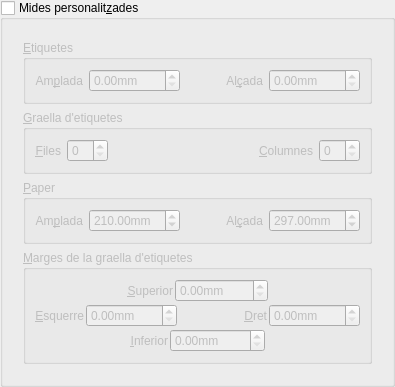
        <widget class="QGroupBox" name="midaPersonalitzada">
         <property name="enabled">
          <bool>true</bool>
         </property>
         <property name="title">
          <string>Mides personalit&amp;zades</string>
         </property>
         <property name="flat">
          <bool>false</bool>
         </property>
         <property name="checkable">
          <bool>true</bool>
         </property>
         <property name="checked">
          <bool>false</bool>
         </property>
         <layout class="QVBoxLayout" name="verticalLayout_7">
          <item>
           <widget class="QFrame" name="frameMidaPersonalitzada">
            <property name="enabled">
             <bool>false</bool>
            </property>
            <property name="frameShape">
             <enum>QFrame::NoFrame</enum>
            </property>
            <property name="frameShadow">
             <enum>QFrame::Sunken</enum>
            </property>
            <property name="lineWidth">
             <number>0</number>
            </property>
            <layout class="QVBoxLayout" name="verticalLayout_3">
             <item>
              <layout class="QVBoxLayout" name="verticalLayout_2">
               <property name="sizeConstraint">
                <enum>QLayout::SetFixedSize</enum>
               </property>
               <item>
                <widget class="QGroupBox" name="groupBox_4">
                 <property name="title">
                  <string>&amp;Etiquetes</string>
                 </property>
                 <layout class="QVBoxLayout" name="verticalLayout_4">
                  <item>
                   <layout class="QHBoxLayout" name="horizontalLayout_6">
                    <item>
                     <widget class="QLabel" name="label_4">
                      <property name="text">
                       <string>Am&amp;plada</string>
                      </property>
                      <property name="alignment">
                       <set>Qt::AlignRight|Qt::AlignTrailing|Qt::AlignVCenter</set>
                      </property>
                      <property name="buddy">
                       <cstring>ample</cstring>
                      </property>
                     </widget>
                    </item>
                    <item>
                     <widget class="QDoubleSpinBox" name="ample">
                      <property name="sizePolicy">
                       <sizepolicy hsizetype="Expanding" vsizetype="Fixed">
                        <horstretch>0</horstretch>
                        <verstretch>0</verstretch>
                       </sizepolicy>
                      </property>
                      <property name="suffix">
                       <string>mm</string>
                      </property>
                      <property name="maximum">
                       <double>9999.000000000000000</double>
                      </property>
                     </widget>
                    </item>
                    <item>
                     <spacer name="horizontalSpacer_8">
                      <property name="orientation">
                       <enum>Qt::Horizontal</enum>
                      </property>
                      <property name="sizeHint" stdset="0">
                       <size>
                        <width>40</width>
                        <height>20</height>
                       </size>
                      </property>
                     </spacer>
                    </item>
                    <item>
                     <widget class="QLabel" name="label_7">
                      <property name="text">
                       <string>Al&amp;çada</string>
                      </property>
                      <property name="alignment">
                       <set>Qt::AlignRight|Qt::AlignTrailing|Qt::AlignVCenter</set>
                      </property>
                      <property name="buddy">
                       <cstring>alt</cstring>
                      </property>
                     </widget>
                    </item>
                    <item>
                     <widget class="QDoubleSpinBox" name="alt">
                      <property name="sizePolicy">
                       <sizepolicy hsizetype="Expanding" vsizetype="Fixed">
                        <horstretch>0</horstretch>
                        <verstretch>0</verstretch>
                       </sizepolicy>
                      </property>
                      <property name="suffix">
                       <string>mm</string>
                      </property>
                      <property name="maximum">
                       <double>9999.000000000000000</double>
                      </property>
                     </widget>
                    </item>
                   </layout>
                  </item>
                 </layout>
                </widget>
               </item>
               <item>
                <widget class="QGroupBox" name="groupBox_3">
                 <property name="title">
                  <string>&amp;Graella d'etiquetes</string>
                 </property>
                 <layout class="QVBoxLayout" name="verticalLayout_6">
                  <item>
                   <layout class="QHBoxLayout" name="horizontalLayout_5">
                    <item>
                     <widget class="QLabel" name="label_29">
                      <property name="text">
                       <string>&amp;Files</string>
                      </property>
                      <property name="alignment">
                       <set>Qt::AlignRight|Qt::AlignTrailing|Qt::AlignVCenter</set>
                      </property>
                      <property name="buddy">
                       <cstring>numfiles</cstring>
                      </property>
                     </widget>
                    </item>
                    <item>
                     <widget class="QSpinBox" name="numfiles"/>
                    </item>
                    <item>
                     <spacer name="horizontalSpacer_9">
                      <property name="orientation">
                       <enum>Qt::Horizontal</enum>
                      </property>
                      <property name="sizeHint" stdset="0">
                       <size>
                        <width>40</width>
                        <height>20</height>
                       </size>
                      </property>
                     </spacer>
                    </item>
                    <item>
                     <widget class="QLabel" name="label_30">
                      <property name="text">
                       <string>&amp;Columnes</string>
                      </property>
                      <property name="alignment">
                       <set>Qt::AlignRight|Qt::AlignTrailing|Qt::AlignVCenter</set>
                      </property>
                      <property name="buddy">
                       <cstring>numcols</cstring>
                      </property>
                     </widget>
                    </item>
                    <item>
                     <widget class="QSpinBox" name="numcols"/>
                    </item>
                   </layout>
                  </item>
                 </layout>
                </widget>
               </item>
               <item>
                <widget class="QGroupBox" name="groupBox_5">
                 <property name="title">
                  <string>&amp;Paper</string>
                 </property>
                 <layout class="QVBoxLayout" name="verticalLayout_5">
                  <item>
                   <layout class="QHBoxLayout" name="horizontalLayout_7">
                    <item>
                     <widget class="QLabel" name="label_31">
                      <property name="text">
                       <string>Am&amp;plada</string>
                      </property>
                      <property name="alignment">
                       <set>Qt::AlignRight|Qt::AlignTrailing|Qt::AlignVCenter</set>
                      </property>
                      <property name="buddy">
                       <cstring>amplePaper</cstring>
                      </property>
                     </widget>
                    </item>
                    <item>
                     <widget class="QDoubleSpinBox" name="amplePaper">
                      <property name="sizePolicy">
                       <sizepolicy hsizetype="Expanding" vsizetype="Fixed">
                        <horstretch>0</horstretch>
                        <verstretch>0</verstretch>
                       </sizepolicy>
                      </property>
                      <property name="suffix">
                       <string>mm</string>
                      </property>
                      <property name="maximum">
                       <double>9999.989999999999782</double>
                      </property>
                      <property name="value">
                       <double>210.000000000000000</double>
                      </property>
                     </widget>
                    </item>
                    <item>
                     <spacer name="horizontalSpacer_7">
                      <property name="orientation">
                       <enum>Qt::Horizontal</enum>
                      </property>
                      <property name="sizeHint" stdset="0">
                       <size>
                        <width>40</width>
                        <height>20</height>
                       </size>
                      </property>
                     </spacer>
                    </item>
                    <item>
                     <widget class="QLabel" name="label_28">
                      <property name="text">
                       <string>Al&amp;çada</string>
                      </property>
                      <property name="alignment">
                       <set>Qt::AlignRight|Qt::AlignTrailing|Qt::AlignVCenter</set>
                      </property>
                      <property name="buddy">
                       <cstring>altPaper</cstring>
                      </property>
                     </widget>
                    </item>
                    <item>
                     <widget class="QDoubleSpinBox" name="altPaper">
                      <property name="sizePolicy">
                       <sizepolicy hsizetype="Expanding" vsizetype="Fixed">
                        <horstretch>0</horstretch>
                        <verstretch>0</verstretch>
                       </sizepolicy>
                      </property>
                      <property name="suffix">
                       <string>mm</string>
                      </property>
                      <property name="maximum">
                       <double>9999.000000000000000</double>
                      </property>
                      <property name="value">
                       <double>297.000000000000000</double>
                      </property>
                     </widget>
                    </item>
                   </layout>
                  </item>
                 </layout>
                </widget>
               </item>
               <item>
                <widget class="QGroupBox" name="groupBox_2">
                 <property name="sizePolicy">
                  <sizepolicy hsizetype="Preferred" vsizetype="Preferred">
                   <horstretch>0</horstretch>
                   <verstretch>0</verstretch>
                  </sizepolicy>
                 </property>
                 <property name="title">
                  <string>&amp;Marges de la graella d'etiquetes</string>
                 </property>
                 <layout class="QHBoxLayout" name="horizontalLayout_8">
                  <item>
                   <layout class="QVBoxLayout" name="verticalLayout">
                    <property name="spacing">
                     <number>2</number>
                    </property>
                    <item>
                     <layout class="QHBoxLayout" name="horizontalLayout">
                      <item>
                       <spacer name="horizontalSpacer">
                        <property name="orientation">
                         <enum>Qt::Horizontal</enum>
                        </property>
                        <property name="sizeHint" stdset="0">
                         <size>
                          <width>40</width>
                          <height>20</height>
                         </size>
                        </property>
                       </spacer>
                      </item>
                      <item>
                       <widget class="QLabel" name="label_5">
                        <property name="text">
                         <string>&amp;Superior</string>
                        </property>
                        <property name="alignment">
                         <set>Qt::AlignRight|Qt::AlignTrailing|Qt::AlignVCenter</set>
                        </property>
                        <property name="buddy">
                         <cstring>margeSuperior</cstring>
                        </property>
                       </widget>
                      </item>
                      <item>
                       <widget class="QDoubleSpinBox" name="margeSuperior">
                        <property name="sizePolicy">
                         <sizepolicy hsizetype="Expanding" vsizetype="Fixed">
                          <horstretch>0</horstretch>
                          <verstretch>0</verstretch>
                         </sizepolicy>
                        </property>
                        <property name="suffix">
                         <string>mm</string>
                        </property>
                        <property name="maximum">
                         <double>9999.989999999999782</double>
                        </property>
                       </widget>
                      </item>
                      <item>
                       <spacer name="horizontalSpacer_2">
                        <property name="orientation">
                         <enum>Qt::Horizontal</enum>
                        </property>
                        <property name="sizeHint" stdset="0">
                         <size>
                          <width>40</width>
                          <height>20</height>
                         </size>
                        </property>
                       </spacer>
                      </item>
                     </layout>
                    </item>
                    <item>
                     <layout class="QHBoxLayout" name="horizontalLayout_2">
                      <item>
                       <widget class="QLabel" name="label_8">
                        <property name="sizePolicy">
                         <sizepolicy hsizetype="Minimum" vsizetype="Preferred">
                          <horstretch>0</horstretch>
                          <verstretch>0</verstretch>
                         </sizepolicy>
                        </property>
                        <property name="text">
                         <string>&amp;Esquerre</string>
                        </property>
                        <property name="alignment">
                         <set>Qt::AlignRight|Qt::AlignTrailing|Qt::AlignVCenter</set>
                        </property>
                        <property name="buddy">
                         <cstring>margeEsquerre</cstring>
                        </property>
                       </widget>
                      </item>
                      <item>
                       <widget class="QDoubleSpinBox" name="margeEsquerre">
                        <property name="sizePolicy">
                         <sizepolicy hsizetype="Expanding" vsizetype="Fixed">
                          <horstretch>0</horstretch>
                          <verstretch>0</verstretch>
                         </sizepolicy>
                        </property>
                        <property name="suffix">
                         <string>mm</string>
                        </property>
                        <property name="maximum">
                         <double>9999.989999999999782</double>
                        </property>
                       </widget>
                      </item>
                      <item>
                       <spacer name="horizontalSpacer_12">
                        <property name="orientation">
                         <enum>Qt::Horizontal</enum>
                        </property>
                        <property name="sizeHint" stdset="0">
                         <size>
                          <width>40</width>
                          <height>20</height>
                         </size>
                        </property>
                       </spacer>
                      </item>
                      <item>
                       <widget class="QLabel" name="label_9">
                        <property name="sizePolicy">
                         <sizepolicy hsizetype="Minimum" vsizetype="Preferred">
                          <horstretch>0</horstretch>
                          <verstretch>0</verstretch>
                         </sizepolicy>
                        </property>
                        <property name="text">
                         <string>&amp;Dret</string>
                        </property>
                        <property name="alignment">
                         <set>Qt::AlignRight|Qt::AlignTrailing|Qt::AlignVCenter</set>
                        </property>
                        <property name="buddy">
                         <cstring>margeDret</cstring>
                        </property>
                       </widget>
                      </item>
                      <item>
                       <widget class="QDoubleSpinBox" name="margeDret">
                        <property name="sizePolicy">
                         <sizepolicy hsizetype="Expanding" vsizetype="Fixed">
                          <horstretch>0</horstretch>
                          <verstretch>0</verstretch>
                         </sizepolicy>
                        </property>
                        <property name="suffix">
                         <string>mm</string>
                        </property>
                        <property name="maximum">
                         <double>9999.989999999999782</double>
                        </property>
                       </widget>
                      </item>
                     </layout>
                    </item>
                    <item>
                     <layout class="QHBoxLayout" name="horizontalLayout_3">
                      <item>
                       <spacer name="horizontalSpacer_3">
                        <property name="orientation">
                         <enum>Qt::Horizontal</enum>
                        </property>
                        <property name="sizeHint" stdset="0">
                         <size>
                          <width>40</width>
                          <height>20</height>
                         </size>
                        </property>
                       </spacer>
                      </item>
                      <item>
                       <widget class="QLabel" name="label_6">
                        <property name="text">
                         <string>&amp;Inferior</string>
                        </property>
                        <property name="alignment">
                         <set>Qt::AlignRight|Qt::AlignTrailing|Qt::AlignVCenter</set>
                        </property>
                        <property name="buddy">
                         <cstring>margeInferior</cstring>
                        </property>
                       </widget>
                      </item>
                      <item>
                       <widget class="QDoubleSpinBox" name="margeInferior">
                        <property name="sizePolicy">
                         <sizepolicy hsizetype="Expanding" vsizetype="Fixed">
                          <horstretch>0</horstretch>
                          <verstretch>0</verstretch>
                         </sizepolicy>
                        </property>
                        <property name="suffix">
                         <string>mm</string>
                        </property>
                        <property name="maximum">
                         <double>9999.989999999999782</double>
                        </property>
                       </widget>
                      </item>
                      <item>
                       <spacer name="horizontalSpacer_4">
                        <property name="orientation">
                         <enum>Qt::Horizontal</enum>
                        </property>
                        <property name="sizeHint" stdset="0">
                         <size>
                          <width>40</width>
                          <height>20</height>
                         </size>
                        </property>
                       </spacer>
                      </item>
                     </layout>
                    </item>
                   </layout>
                  </item>
                 </layout>
                </widget>
               </item>
              </layout>
             </item>
            </layout>
           </widget>
          </item>
         </layout>
        </widget>
